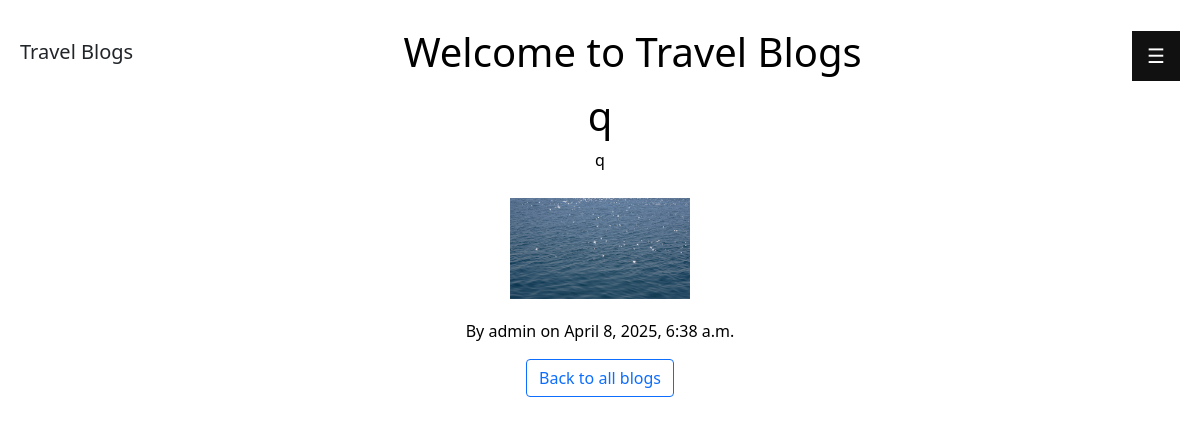
Page /blogs/17/ on the committed database.
### blog/models.py (models this page shows, shortened)
class Blog(models.Model):
    title = models.CharField(max_length=200)
    description = models.TextField()
    author = models.ForeignKey(User, on_delete=models.CASCADE)
    created_at = models.DateTimeField(auto_now_add=True, null=True)
    picture = models.ImageField(upload_to='blog_pictures/', null=True, blank=True)

### blog/views.py (the view)
# urls.py: path('blogs/<int:pk>/', views.blog_detail, name='blog_detail'),
def blog_detail(request, pk):
    blog = get_object_or_404(Blog, pk=pk)
    return render(request, 'blog/blog_detail.html', {'blog': blog})

### templates/blog/blog_detail.html (shortened to what this page needs)
{% extends 'base.html' %}
{% block content %}
<div class="blog-container">
        <h1 class="blog-header">{{ blog.title }}</h1>
        <div class="blog-description">
            {{ blog.description|linebreaks }}
            {% if blog.picture %}
                <img src="{{ blog.picture.url }}" alt="{{ blog.title }}" class="blog-image">
            {% else %}
                <p>No picture available</p>
            {% endif %}
            <p class="blog-meta">By {{ blog.author.username }} on {{ blog.created_at }}</p>
        </div>
        <p class="back-link">
            <a href="{% url 'blog_list' %}" class="btn btn-outline-primary">Back to all blogs</a>
        </p>
    </div>
{% endblock %}

### static/css/style.css (style rules this page uses)
body { padding: 20px; text-align: center; position: relative; min-height: 100vh; }
.blog-header { color: rgba(0, 0, 0, 1); }
body { background-color: rgba(248, 249, 250, 0); padding: 20px; }
.blog-container { max-width: 800px; margin: 0 auto; background-color: rgba(255, 255, 255, 0); }
.blog-image { max-width: 180px; height: auto; margin-top: 10px; margin-bottom: 20px; margin-right: 0px; }

### rows in the picture
Blog: title "q", description "q", picture (picture), author.username "admin", created_at "April 8, 2025, 6:38 a.m."
